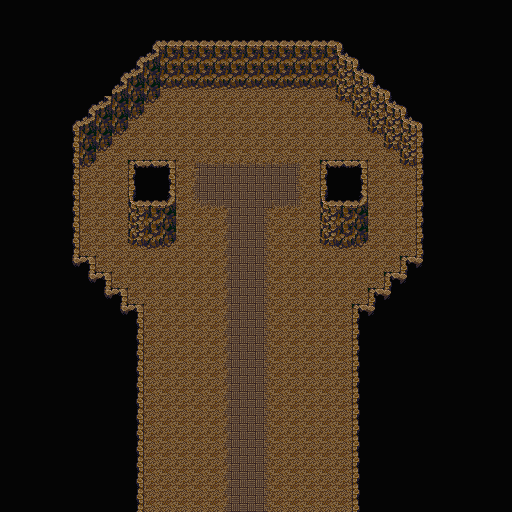

The image is a tile-based game level rendered from a .tmx file. Its description and source (layers, tilesets, objects; grid data summarised) follow:
An orthogonal 32x32 tile map with 16x16 px tiles, 1 tile layer (Tile Layer 1).

<map version="1.0" orientation="orthogonal" width="32" height="32" tilewidth="16" tileheight="16">
 <tileset firstgid="1" name="Mine" tilewidth="16" tileheight="16">
  <image source="Mine.png" width="480" height="256" />
 </tileset>
 <layer name="Tile Layer 1" width="32" height="32">
  <data>[1024 cells, 1024 non-empty, 42 distinct tile ids]</data>
 </layer>
</map>
